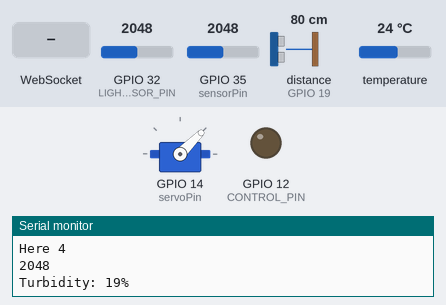
Bench run of a sketch on a simulated ESP32. Shown: servo, output pins drawn as LEDs (lit = HIGH), the last lines printed to the serial monitor. Wiring (inferred from the names in the program): ultrasonic range finder: trigger GPIO 18; echo GPIO 19. The test bench sets the inputs (shaded band); at power-on: GPIO 32 (LIGHT_SENSOR_PIN) = 2048, GPIO 35 (sensorPin) = 2048, distance to the obstacle (sensor on GPIO 19) 80 cm, temperature 24 °C. The echo pulse lasts 58.3 µs per cm; WiFi joins after 1.5 s; servers stay silent unless stated; pins used as bus, display or sensor lines are not drawn.

Above: at 3.2 s.
3.3 s: GPIO 32 (LIGHT_SENSOR_PIN) set to 1950
At 4.7 s:
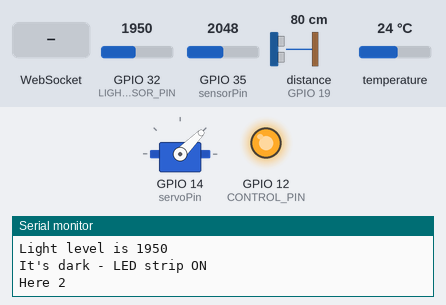
9.9 s: WebSocket text "light off" received
12.5 s: GPIO 32 (LIGHT_SENSOR_PIN) set to 2040
At 14.7 s:
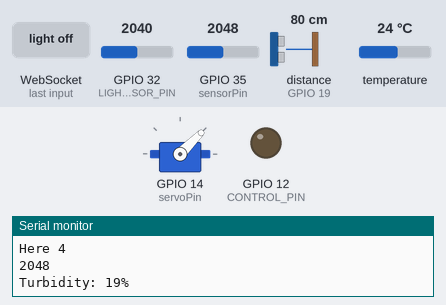
15.0 s: GPIO 32 (LIGHT_SENSOR_PIN) set to 1960
At 16.9 s:
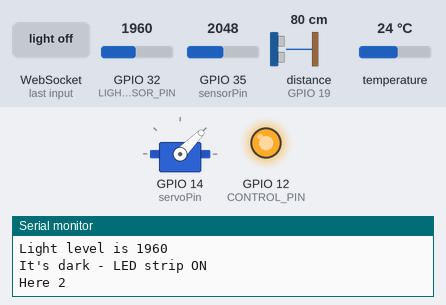
Timing chart, 0 to 18.4 s (numbered marks = the images above; inputs shaded):
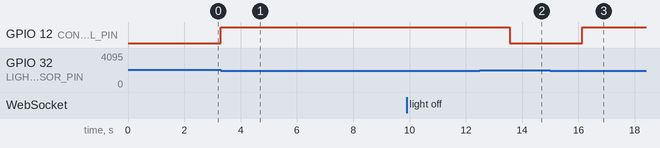

The sketch:

AquariumProject.ino
```cpp
#include <WiFi.h>
#include <WebSocketsClient.h>
#include <OneWire.h>
#include <DallasTemperature.h>
#include <ESP32Servo.h>

// Replace with your network credentials
const char* ssid = "Pranav’s iPhone";
const char* password = "pranavjp";

// WebSocket server address
const char* serverIP = "172.20.10.2";  // Replace with your Node.js server IP
const int serverPort = 8080;  // Port your WebSocket server is listening on

WebSocketsClient webSocket;

#define DS18B20 13    //Connect to GPIO2 pin
OneWire ourWire(DS18B20);
DallasTemperature sensor(&ourWire);
// ESP32 code to control LED strip using L298N based on light sensor input
const int CONTROL_PIN = 12;    // Control pin for L298N (connected to ESP32)
const int LIGHT_SENSOR_PIN = 32; // Analog input for Flying Fish light sensor
const int LIGHT_THRESHOLD = 2000; // Threshold to determine dark/light (adjust as needed)
const int READING_DELAY = 500;    // Time between light readings in milliseconds

bool userlight = false;

//ESP32 Code for HC-SR04
#define TRIG_PIN 18  // Pin connected to the Trig pin of the HC-SR04
#define ECHO_PIN 19 // Pin connected to the Echo pin of the HC-SR04

float measureDistance() {
  // Send a 10-microsecond pulse to the trigger pin
  digitalWrite(TRIG_PIN, LOW);
  delayMicroseconds(2);
  digitalWrite(TRIG_PIN, HIGH);
  delayMicroseconds(10);
  digitalWrite(TRIG_PIN, LOW);

  // Measure the duration of the echo pulse
  long duration = pulseIn(ECHO_PIN, HIGH);

  // Calculate the distance in cm
  // Speed of sound = 343 m/s = 0.0343 cm/µs
  float distance = (duration * 0.0343) / 2;

  return distance;
}

int sensorPin = 35; //For turbidity

Servo myservo;
int servoPin = 14; //For servo

bool feeding = true;

void setup() {
  // Start Serial communication
  Serial.begin(115200);
  //scanWiFi();
  // Connect to Wi-Fi
  sensor.begin();

  pinMode(CONTROL_PIN, OUTPUT);
  pinMode(LIGHT_SENSOR_PIN, INPUT);
  WiFi.begin(ssid, password);
  while (WiFi.status() != WL_CONNECTED) {
    delay(1000);
    Serial.print(".");
    //Serial.println(WiFi.status());
  }
  Serial.println("Connected to WiFi");

  // Set pin modes for HC-SR04
  pinMode(TRIG_PIN, OUTPUT);
  pinMode(ECHO_PIN, INPUT);

  myservo.attach(servoPin);
  myservo.write(45);

  // WebSocket Event Handler
  webSocket.begin(serverIP, serverPort, "/");  // URL path can be empty or provided
  webSocket.onEvent(webSocketEvent);
}

void sendData(float temperature, int lightValue, float distance, int turbidity) {
  String message = "{\"temp\": " + String(temperature, 1) +
                   ", \"light\": " + String(lightValue) +
                   ", \"distance\": " + String(distance, 1) +
                   ", \"turbidity\": " + String(turbidity) + "}" ;
  webSocket.sendTXT(message);
}

void feed() {
  feeding = true;
  myservo.write(180);
  delay(1000);
  myservo.write(45);
  delay(500);
}

void userlighton() {
  digitalWrite(CONTROL_PIN, HIGH);
}
void userlightoff(){
  digitalWrite(CONTROL_PIN, LOW);
}

void loop() {
  // Maintain WebSocket connection and process incoming messages
  webSocket.loop();

  Serial.println("Here 1");
  //LIGHT SENSOR CODE START
  int lightLevel = analogRead(LIGHT_SENSOR_PIN);\
  Serial.print("Light level is ");
  Serial.println(lightLevel);
  bool isDark = (lightLevel < LIGHT_THRESHOLD);
  if (isDark) {
    digitalWrite(CONTROL_PIN, HIGH);
    Serial.println("It's dark - LED strip ON");
  } else {
    if(userlight==false)
    {
      digitalWrite(CONTROL_PIN, LOW);
    }
    Serial.println("It's bright - LED strip OFF");
  };
  //LIGHT SENSOR CODE END

  Serial.println("Here 2");
  //TEMP SENSOR CODE START
  sensor.requestTemperatures();
  float tempC=sensor.getTempCByIndex(0);
  float tempF=sensor.getTempFByIndex(0);
  //TEMP SENSOR CODE END


  Serial.println("Here 3");
  //Depth Sensor start
  float distance = measureDistance();
  Serial.print("Distance: ");
  Serial.print(distance);
  Serial.println(" cm");
  //Depth Sensor end


  Serial.println("Here 4");
  //Turbidity Sensor
  int sensorValue = analogRead(sensorPin);
  Serial.println(sensorValue);
  int turbidity = map(sensorValue, 0, 2500, 100, 0);
  Serial.print("Turbidity: ");
  Serial.print(turbidity);
  Serial.println("%");

  sendData(tempC,isDark ? 1:0,distance,turbidity);

  delay(500);


}

// WebSocket Event Handling Function
void webSocketEvent(WStype_t type, uint8_t * payload, size_t length) {
  switch (type) {
    case WStype_CONNECTED:
      Serial.println("Connected to WebSocket server");
      break;

    case WStype_DISCONNECTED:
      Serial.println("Disconnected from WebSocket server");
      break;

    case WStype_TEXT:
      Serial.print("Received text: ");
      Serial.println((char*)payload);

      if (String((char*)payload) == "feed") {
        if(feeding==false){ //To avoid race condition
          //feed();
          feeding = false;
        }
      }
      else if(String((char*)payload) == "light on"){
        Serial.println("Turning lights on");
        userlight = true;
        userlighton();
      }
      else  if(String((char*)payload) == "light off"){
        Serial.println("Turning lights off");
        userlight = false;
        userlightoff();
      }
      break;

    default:
      break;
  }
}
```

Measured:
- the behaviour switches between 2000 and 1999 on GPIO 32 (LIGHT_SENSOR_PIN) (found by bisection; images 0 and 1)
- after the input at 3.3 s, GPIO 12 (CONTROL_PIN): LOW → HIGH at once
- after the input at 12.5 s, GPIO 12 (CONTROL_PIN): HIGH → LOW after 1.1 s
- after the input at 15.0 s, GPIO 12 (CONTROL_PIN): LOW → HIGH after 1.1 s
